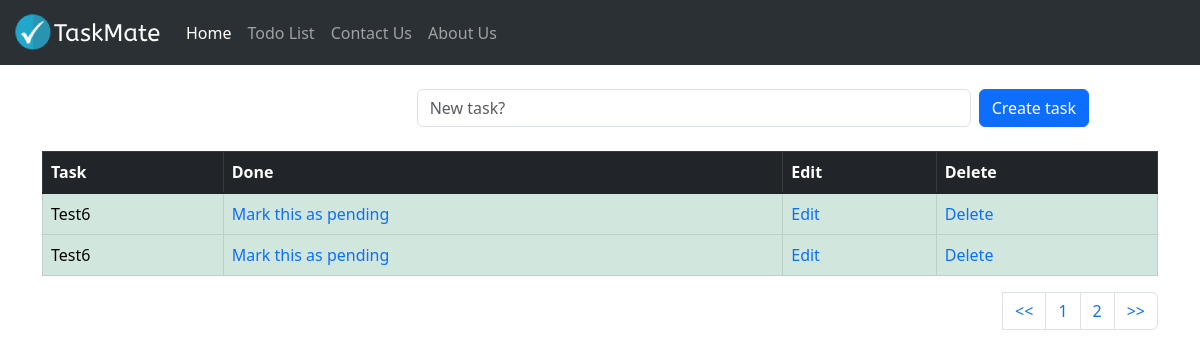
The page /todolist/?pg=3 on the database as committed earlier.
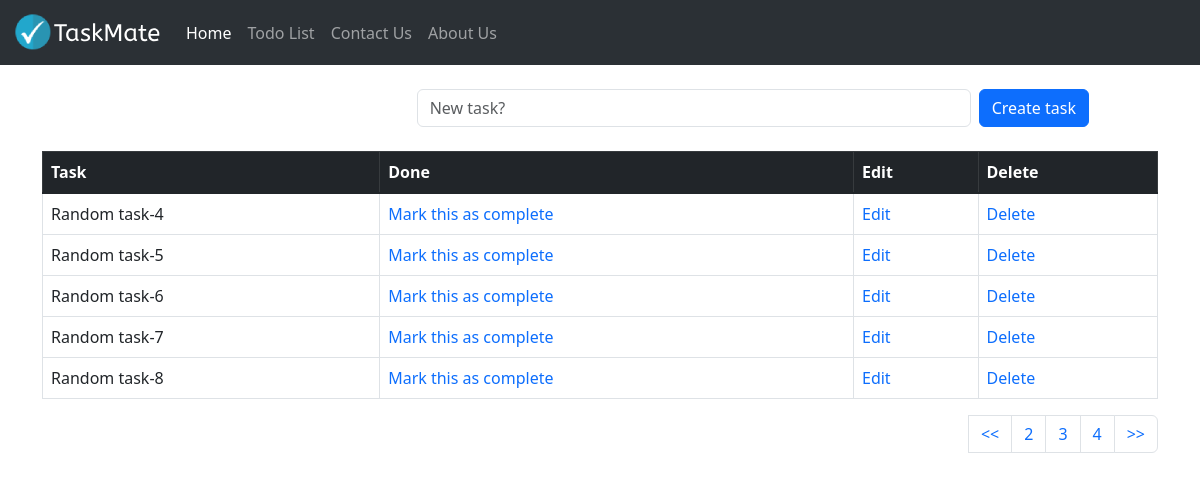
The same page on the database as committed later.
### todolist_app/models.py (models this page shows, shortened)
class TaskList(models.Model):
    task = models.CharField(max_length=300)
    done = models.BooleanField(default=False)

### todolist_app/views.py (the view)
# urls.py: path('todolist/', include('todolist_app.urls')),
def todolist(request):
    if request.method == "POST":
        form = Taskform(request.POST or None)
        if form.is_valid:
            form.save()
        messages.success(request,("Task added successfully!"))
        return redirect('todolist')
    else:
        all_tasks = TaskList.objects.all()
        paginator = Paginator(all_tasks, 5)
        page = request.GET.get('pg')
        all_tasks = paginator.get_page(page)
        return render(request,'todolist.html',{'all_tasks':all_tasks})

### todolist_app/templates/todolist.html (shortened to what this page needs)
{% extends 'base.html' %}
{% block content %}
    <br/>
    <div class="container">
    <form method="POST" class="row align-items-center g-2">
        <label class="col-lg-4 col-form-label"></label>
        <div class="col-md-6 col-lg-6">
            <input type="text" class="form-control" placeholder="New task?" name="task">
        </div>
        <div class="col-lg-2">
            <button type="submit" class="btn btn-primary w-auto text-nowrap">Create task</button>
        </div>
    </form>
    <br/>
    <table class="table table-bordered" >
        <thead class="table table-dark"  >
            <tr>
                <th scope="col">Task</th>
                <th scope="col">Done</th>
                <th scope="col">Edit</th>
                <th scope="col">Delete</th>
                </tr>
        </thead>
        <tbody class="table-group-divider">
            {% if all_tasks%}
                {% for obj in all_tasks %}
                    {% if obj.done%}
                        <tr class="table table-success">
                            <td>{{obj.task}}</td>
                            <td><a href="{% url 'pending_task' obj.id %}" style="text-decoration: none;">Mark this as pending</a></td>
                            <td><a href="{% url 'edit_task' obj.id %}" style="text-decoration: none;">Edit</a></td>
                            <td><a href="{% url 'delete_task' obj.id %}" style="text-decoration: none;">Delete</a></td>
                        </tr>
                    {% else %}
                        <tr>
                            <td>{{obj.task}}</td>
                            <td><a href="{% url 'complete_task' obj.id %}" style="text-decoration: none;">Mark this as complete</a></td>
                            <td><a href="{% url 'edit_task' obj.id %}" style="text-decoration: none;">Edit</a></td>
                            <td><a href="{% url 'delete_task' obj.id %}" style="text-decoration: none;">Delete</a></td>
                        </tr>
                    {% endif %}
                {% endfor %}
            {% endif %}
        </tbody>
    </table>
    <nav aria-label="Page navigation example">
        <ul class="pagination justify-content-end">
        <li>
            <a class="page-link" href="?pg=1"><<</a>
        </li>
        {% if all_tasks.has_previous %}
            <li class="page-item"><a class="page-link" href="?pg={{ all_tasks.previous_page_number}}">{{ all_tasks.previous_page_number}}</a></li>
        {% endif %}
        <li class="page-item"><a class="page-link" href="?pg={{ all_tasks.number}}">{{ all_tasks.number}}</a></li>
        {% if all_tasks.has_next %}
            <li class="page-item"><a class="page-link" href="?pg={{ all_tasks.next_page_number}}">{{ all_tasks.next_page_number}}</a></li>
        {%endif%}
        <li class="page-item">
            <a class="page-link" href="?pg={{all_tasks.paginator.num_pages}}">>></a>
        </li>
        </ul>
    </nav>
</div>
{% endblock content %}

Rows that differ between the two databases and show on the page:
no longer on this page (row unchanged): TaskList: task "Test6"
no longer on this page (row unchanged): TaskList: task "Test6"
added TaskList: task "Random task-4"
added TaskList: task "Random task-5"
added TaskList: task "Random task-6"
added TaskList: task "Random task-7"
added TaskList: task "Random task-8"
Other text that changed with them:
{{ all_tasks.previous_page_number }}: "1" → "2"
{{ all_tasks.number }}: "2" → "3"
{{ all_tasks.next_page_number }}: (not shown) → "4"
